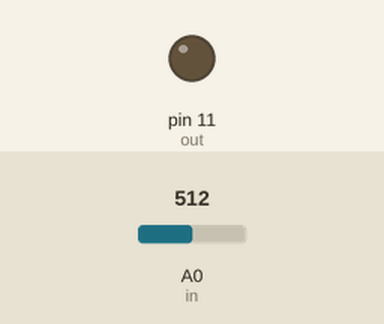
A sketch run on a simulated Arduino Uno, built with avr-gcc and run on an emulated ATmega328P. Shown: output pins drawn as LEDs (lit = HIGH). Inputs (shaded band) come from the test bench; at power-on: A0 (in) = 512.

Above: at 1.2 s.
1.3 s: A0 (in) set to 716
At 2.2 s:
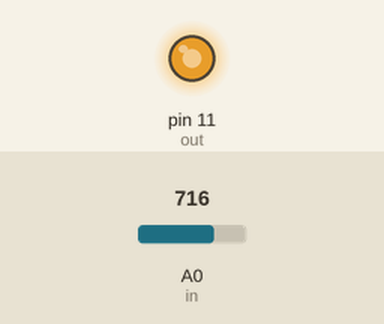
2.8 s: A0 (in) set to 761
At 3.3 s:
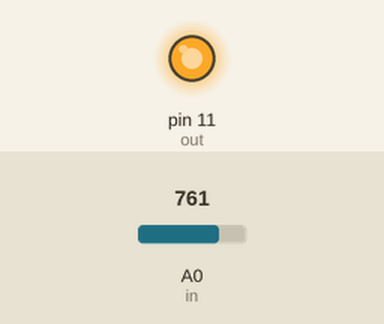
4.3 s: A0 (in) set to 768
At 5.5 s:
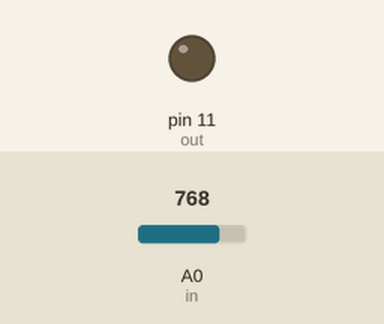
5.8 s: A0 (in) set to 900
At 6.8 s:
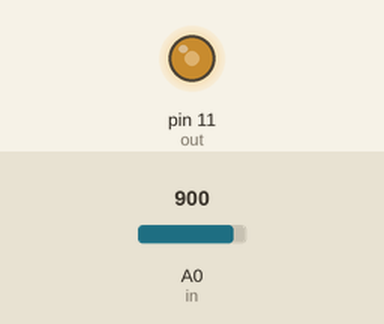
7.3 s: A0 (in) set to 306
At 7.9 s:
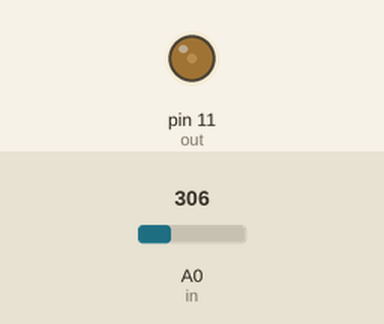
8.8 s: A0 (in) set to 0
At 9.1 s:
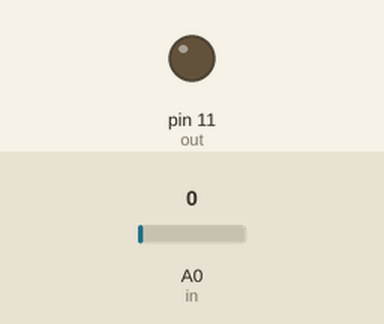
Timing chart, 0 to 11.3 s (numbered marks = the images above; inputs shaded):
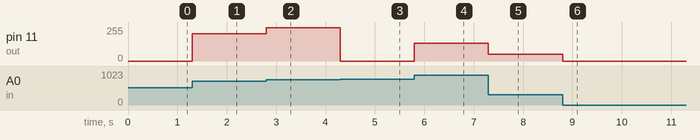

The sketch:

ldr.ino
```cpp
int in=A0;
int out=11;

void setup() {

  Serial.begin(9600);
  pinMode(in,INPUT);
   pinMode(out,OUTPUT);


}

void loop() {

  int sensor=analogRead(in);

//  if(sensor==HIGH)
//  {
      analogWrite(out,sensor);


//    }
//else
//{
//digitalWrite(out,LOW);
//}


}
```

Measured:
- the behaviour switches between 767 and 768 on A0 (in) (found by bisection; images 2 and 3)
- after the input at 1.3 s, pin 11 (out): 0/255 → 204/255 at once
- after the input at 2.8 s, pin 11 (out): 204/255 → 249/255 at once
- after the input at 4.3 s, pin 11 (out): 249/255 → 0/255 at once
- after the input at 5.8 s, pin 11 (out): 0/255 → 132/255 at once
- after the input at 7.3 s, pin 11 (out): 132/255 → 50/255 at once
- after the input at 8.8 s, pin 11 (out): 50/255 → 0/255 at once
